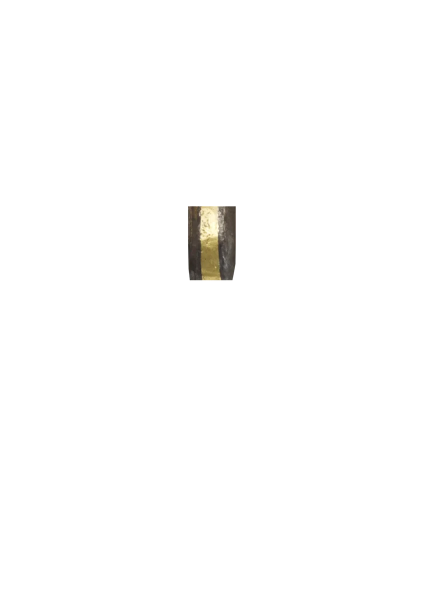
#> input picture pieces/pushou/assets/loop-1207.webp, 842 x 1207 px, given in place of fsg-F1917.18.jpg, which was not available (shown at 1/2 size)
$ python parts.py
#> lines starting #> are read from the running program, lines starting #| are printed output that depends on the picture
### pieces/pushou/tools/common.py
"""Paths and the measured geometry shared by the stages. Coordinates are px in the Freer photograph FS-7729_16
(4200 x 3150): F1917.18, mask and ring handle, Warring States, bronze with gold and silver inlay, 7.7 x 5.4 x 2.2 cm."""
import os
from pathlib import Path
import numpy as np
from PIL import Image

HERE = Path(__file__).resolve().parent
ASSETS = HERE.parent / 'assets'
# Outside this folder: the photograph, the work files and the engine (for its BiRefNet worker). By default they are
# the repo's engine job folders; PO_SRC, PO_WORK and PO_ENGINE put them anywhere else. Nothing is created on import:
# the stages that write make their own folders.
REPO = HERE.parents[2]
JOB = REPO / 'tools' / 'engine' / 'jobs'
SRC_DIR = Path(os.environ.get('PO_SRC', JOB / 'pushou-src'))
WORK_DIR = Path(os.environ.get('PO_WORK', JOB / 'pushou-work'))
ENGINE = Path(os.environ.get('PO_ENGINE', REPO / 'tools' / 'engine'))
SRC = SRC_DIR / 'fsg-F1917.18.jpg'                       # the museum's photograph, untouched
FINE = WORK_DIR / 'cut' / 'fine.png'                     # full-resolution matte (matte_fine.py)
WORK = WORK_DIR / 'parts'

# the ring, fitted to its free edges (ring_fit.py, band_edge.py): centre and radii in source px
CX, CY = 2135.6, 1966.0
RO, RI = 742.6, 560.1
# the band's outer edge where it crosses the mask, traced at 3x: on the left it runs on the fitted circle; on the
# right it rides higher, along the top of the gold ribbon (source px, left to right)
RIGHT_EDGE = [(2194, 1230), (2220, 1226), (2260, 1225), (2300, 1229), (2340, 1238), (2380, 1248), (2420, 1260),
              (2460, 1273), (2500, 1287), (2540, 1302), (2580, 1318), (2610, 1330), (2640, 1344), (2670, 1360)]
# the band's inner edge beside the nose loop, where the mask's jaw shows through the ring's hole
R_INNER_TOP = 568.0
# the nose loop (front occluder): its outline at 3x, source px, clockwise from top left
# (cut straight across at y 1445, below the band's inner rim: the loop's foot belongs to the plate alone)
LOOP = [(2003, 1150), (2193, 1150), (2193, 1300), (2192, 1380), (2185, 1420), (2180, 1445), (2010, 1445),
        (2005, 1400), (2003, 1300)]
# the hinge: the ring hangs on the bar of the loop, just under the band's inner top edge
HINGE_Y = 1410.0
CM = 7.7 / 2390        # cm per source px (the handle is 7.7 cm tall, about 2390 px)


def load_rgb(p):
    return np.asarray(Image.open(p).convert('RGB'), np.float32) / 255
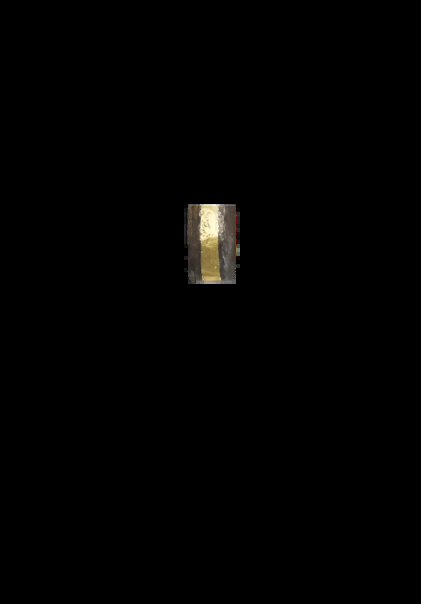
#> returned value: shape (1207, 842, 3) float32 (shown at 1/2 size); mean of channels 0, 1, 2 0.00784, 0.00712, 0.00566; drawn as R, G, B


def load_rgba(p):
    return np.asarray(Image.open(p).convert('RGBA'), np.float32) / 255
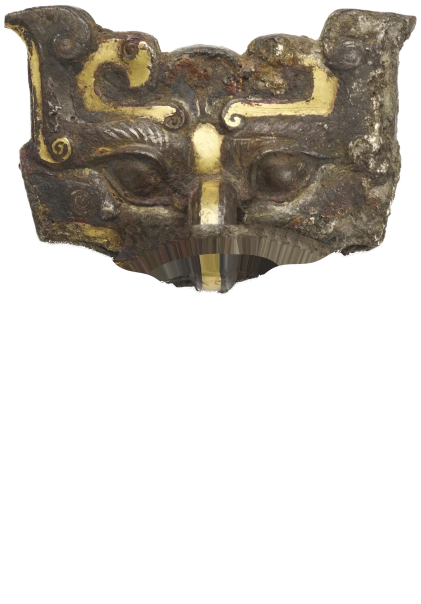
#> input picture pieces/pushou/assets/plate-1207.webp, 842 x 1207 px, given in place of fine.png, which was not available (shown at 1/2 size)
#> returned value: shape (1207, 842, 4) float32


# [6 lines left out: function save, not called in this run]

### pieces/pushou/tools/parts.py
"""Stage 1: the three parts on one canvas, so that at rest they lie exactly as photographed.

  plate  the mask, and what the ring hid restored: where the ring's band crosses the mask's lower edge, the mask
         continues behind it. Its outline there is found by a harmonic fill of the mask's own alpha across the band
         (so its hidden lower edge joins the edges seen on either side), and its surface by OpenCV's
         frequency-selective reconstruction from the mask pixels around it. Only a strip a few dozen px deep is ever
         uncovered, while the ring is lifted.
  ring   the ring, cut along its own edges: against the sweep by the matte, against the mask by the traced edge of
         its band (with a 9 px margin taken on the mask's side, about 1 px on screen), against the mask's jaw inside the hole by the band's
         inner rim. Where the nose loop hides it, the band is continued from its own pixels either side (never seen
         unless the loop moved, which it doesn't). Its colour at the edge it shares with the mask is solved so that
         ring over plate equals the photograph exactly.
  loop   the nose loop, which lies in front of the ring's band: the photograph's own pixels inside its outline.

Outputs (WORK): plate.png, ring.png, loop.png (RGBA, the object's bounding box), parts.json, parts_check.jpg
"""
import json
import numpy as np, cv2
from scipy import ndimage as ndi
from common import *

P0 = load_rgb(SRC)
F0 = load_rgba(FINE)
A0 = F0[..., 3]
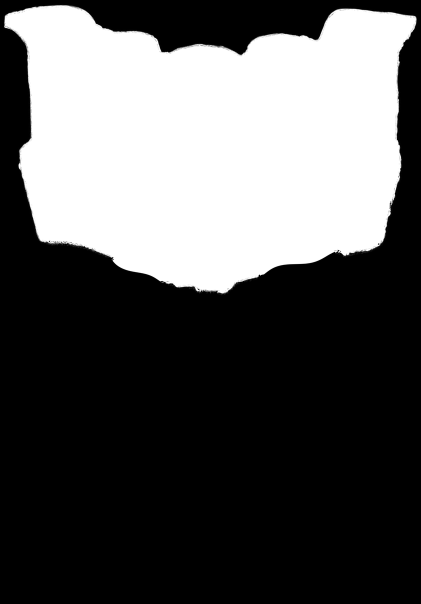
#> A0: shape (1207, 842) float32 (shown at 1/2 size); min 0, max 1, mean 0.346
ys, xs = np.where(A0 > 0.004)
pad = 12
Y0, Y1, X0, X1 = ys.min() - pad, ys.max() + pad + 1, xs.min() - pad, xs.max() + pad + 1
#> Y0 = -6; Y1 = 603; X0 = -6; X1 = 848
P, A, U = P0[Y0:Y1, X0:X1], A0[Y0:Y1, X0:X1], F0[Y0:Y1, X0:X1, :3]
#> P = empty array; A = empty array; U = empty array
H, W = A.shape
#> H = 0; W = 6
cx, cy = CX - X0, CY - Y0
#> cx = 2141.6; cy = 1972
yy, xx = np.mgrid[0:H, 0:W].astype(np.float32)
#> yy = empty array; xx = empty array
r = np.hypot(xx - cx, yy - cy)
#> r = empty array
th = np.degrees(np.arctan2(xx - cx, -(yy - cy)))          # 0 = straight up, clockwise positive
#> th = empty array

# ── the ring's outer boundary O(theta) and inner boundary I(theta) ──────────────────────────────────
T = np.arange(-180, 180.001, 0.1)
right = np.array([(np.degrees(np.arctan2(x - CX, -(y - CY))), np.hypot(x - CX, y - CY)) for x, y in RIGHT_EDGE])
loop_l = np.degrees(np.arctan2(LOOP[0][0] - CX, -(1235 - CY)))
loop_r = right[0, 0]
r_loop_l, r_loop_r = RO + 1.0, right[0, 1]


def ray(t, r0, r1, step=0.5):
    rr = np.arange(r0, r1, step)
    px = cx + np.sin(np.radians(t)) * rr
    py = cy - np.cos(np.radians(t)) * rr
    ok = (px >= 0) & (px < W - 1) & (py >= 0) & (py < H - 1)
    a = np.zeros_like(rr)
    a[ok] = ndi.map_coordinates(A, [py[ok], px[ok]], order=1)
    return rr, a


E = np.full_like(T, RO + 100.0)
M = np.full_like(T, 0.0)
zone = np.zeros(T.shape, np.int8)                           # 0 free, 1 against the sweep, 2 against the mask
for k, t in enumerate(T):
    if abs(t) > 100:
        continue
    rr, a = ray(t, RO - 60, RO + 120)
    out = np.nonzero(a < 0.5)[0]
    if len(out) and rr[out[0]] < RO + 90:
        E[k] = rr[out[0]]
        back = np.nonzero(a[out[0]:] > 0.5)[0]
        gap = (rr[out[0] + back[0]] - rr[out[0]]) if len(back) else 99.0
        M[k] = np.clip(gap * 0.45, 1.5, 10.0)
        zone[k] = 1
    else:
        if t < loop_l:
            E[k] = RO + 1.0
        elif t <= loop_r:
            u = (t - loop_l) / (loop_r - loop_l)
            E[k] = r_loop_l * (1 - u) + r_loop_r * u
        else:
            E[k] = np.interp(t, right[:, 0], right[:, 1], left=RO + 1.0, right=right[-1, 1])
        M[k] = 9.0                                          # the band's bright rim sits up to ~6 px above the trace
        zone[k] = 2
# the sweep-side edge is pixel-noisy: take the local maximum, so the boundary never cuts inside the band
E1 = np.where(zone == 1, ndi.maximum_filter1d(E, 9), E)
O = ndi.gaussian_filter1d(E1 + M, 2)
O = np.maximum(O, E1 + np.minimum(M, 1.5))

I = np.full_like(T, RI - 40.0)
chin = np.zeros(T.shape, bool)
for k, t in enumerate(T):
    if abs(t) > 40:
        continue
    rr, a = ray(t, 500, 600)
    # going inward from the band, does the hole open at once (sweep) or does the mask's jaw continue?
    rin = rr[::-1]; ain = a[::-1]
    j = np.nonzero(ain < 0.5)[0]
    if len(j) == 0 or rin[j[0]] < 555:
        chin[k] = True
chin = ndi.binary_closing(chin, iterations=10)
I = np.where(chin, R_INNER_TOP, I)
I = ndi.gaussian_filter1d(I, 1.0)

Ot = np.interp(th, T, O)
#> Ot = empty array
It = np.interp(th, T, I)
#> It = empty array
d = np.minimum(Ot - r, r - It)
#> d = empty array
rho = np.clip(d / 1.5 + 0.5, 0, 1).astype(np.float32)        # ring region, ~1.5 px soft edge
#> rho = empty array

# ── the loop ──────────────────────────────────────────────────────────────────────────────────────
poly = np.array([(x - X0, y - Y0) for x, y in LOOP], np.float32)
#> poly = [[2009, 1156], [2199, 1156], [2199, 1306], [2198, 1386], [2191, 1426], [2186, 1451], [2016, 1451], [2011, 1406], [2009, 1306]]
S = 4
mk = np.zeros((H * S, W * S), np.uint8)
#> mk = empty array
#> (the run stopped early here; a loop or call above may not have finished)
